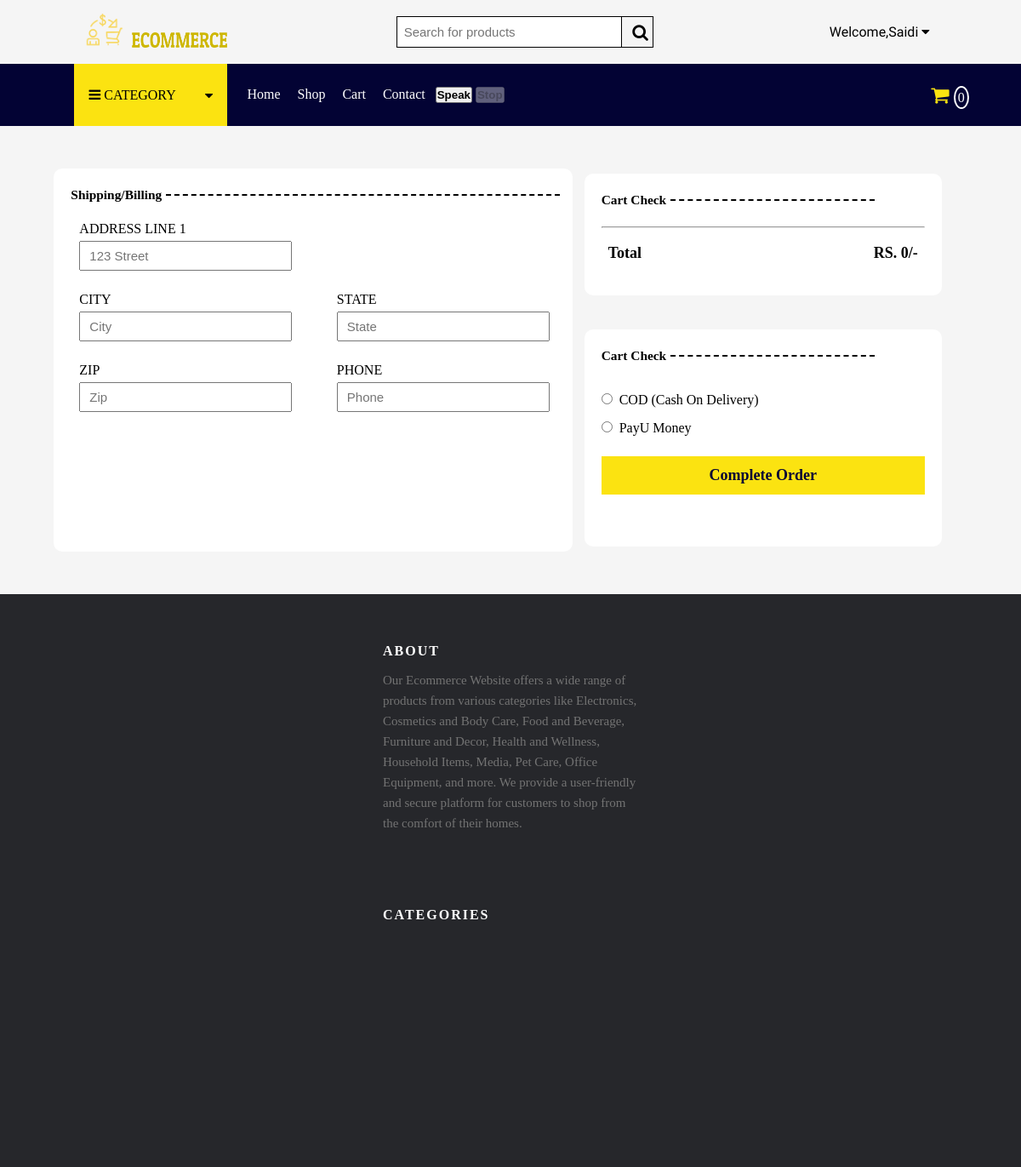
The app's page /checkout/ (signed in, upper part), older data.
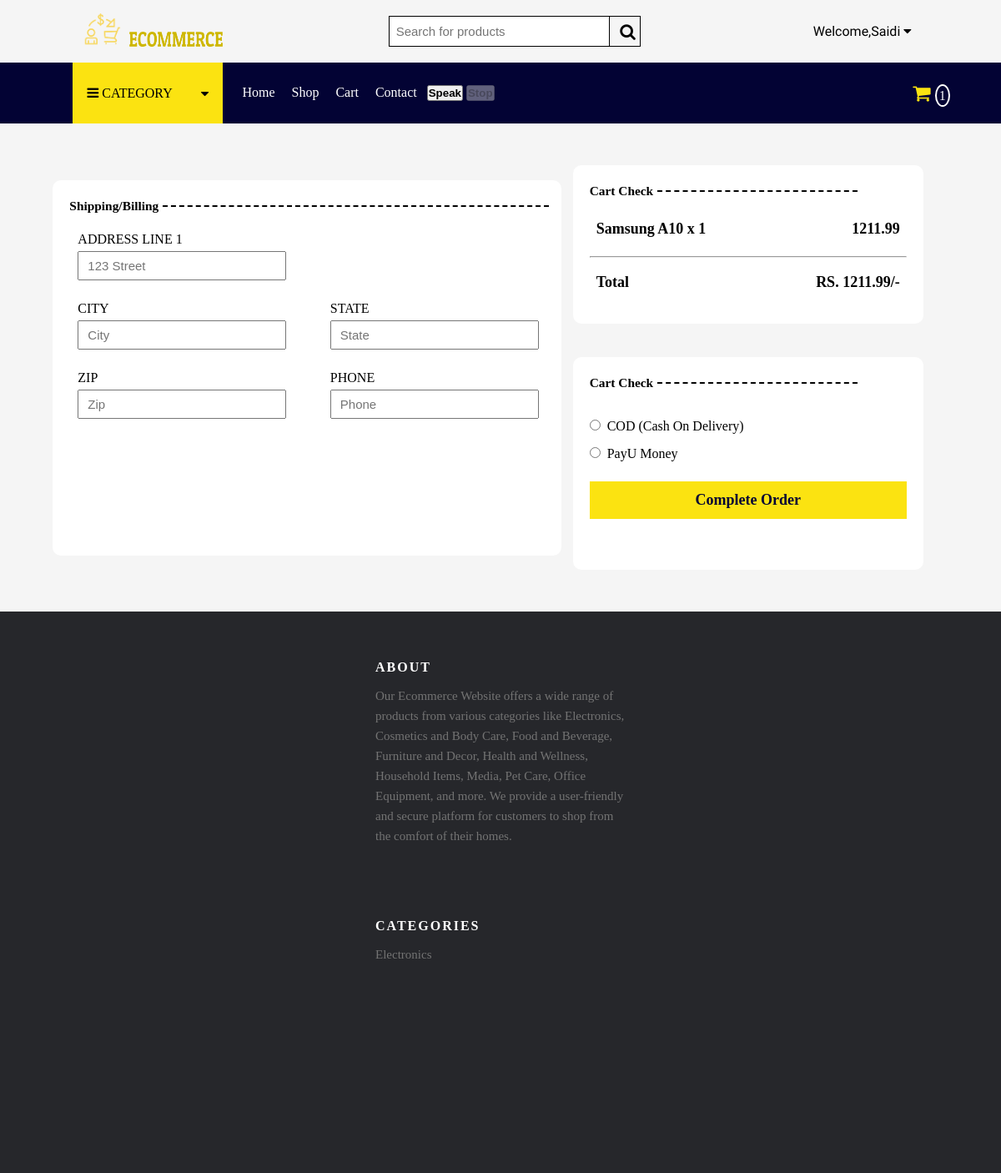
The same page, newer data.
### store/models.py (models this page shows, shortened)
class CartItem(models.Model):
    cart = models.ForeignKey(Cart, on_delete=models.CASCADE)
    product = models.ForeignKey(Product, on_delete=models.CASCADE)
    quantity = models.IntegerField()

class Product(models.Model):
    name = models.CharField(max_length=255)
    description = models.TextField()
    price = models.DecimalField(max_digits=10, decimal_places=2)
    image = CloudinaryField("image")
    category = models.ForeignKey(Category, on_delete=models.CASCADE)
    stock_count = models.IntegerField()

class Category(models.Model):
    name = models.CharField(max_length=100)
    description = models.TextField()
    image = CloudinaryField("image")

### store/views.py (the view)
# urls.py: path('checkout/', views.checkout, name="Checkout"),
def checkout(request):
    intro_text = introText("Check Out Page")
    if request.user.is_authenticated:
        categories = Category.objects.all()
        context = {'fname': request.user.first_name, 'categories': categories}
        if request.user.street != None:
            context.update({
                'street': request.user.street,
                'city': request.user.city,
                'state': request.user.state,
                'zipcode': request.user.zipcode,
                'phone': request.user.phone_number
            })
        cart_items, cart_count = get_cart_items_and_count(request.user)
        context.update({
            'citems': cart_items,
            'count': cart_count,
            'cart_total': sum(item.product.price * item.quantity for item in cart_items),
            'intro_text': intro_text
        })
        return render(request, 'checkout.html', context)
    else:
        return error_403(request)

### store/speech_commander.py (called while the page is built)
def introText(page_name):
    prompt_for_gemini_api = f"Provide for me a short but brief welcome message for the {page_name} in my Ecommerce website"
    response = model.generate_content(prompt_for_gemini_api)
    value = response.text
    return value

### store/templatetags/math_filters.py (called while the page is built)
@register.filter
def multiply(value, arg):
    return value * arg

### store/views.py (called while the page is built)
def get_cart_items_and_count(user):
    cart = Cart.objects.filter(user=user).first()
    cart_items = []
    cart_count = 0
    if cart:
        cart_items = CartItem.objects.filter(cart=cart)
        cart_count = cart_items.aggregate(Sum('quantity'))[
            'quantity__sum'] or 0
    return cart_items, cart_count

### store/templates/checkout.html (shortened to what the changed rows need)
<!DOCTYPE html>
{% load static %}{% load math_filters %}{% csrf_token %}
<html lang="en">
<head>
  <link rel="stylesheet" href="{% static 'CSS/style.css' %}" />
  <link rel="stylesheet" href="{% static 'CSS/checkoutstyle.css' %}" />
  <link rel="stylesheet" href="https://use.fontawesome.com/releases/v5.5.0/css/all.css"
>
  <link rel="stylesheet" href="https://cdnjs.cloudflare.com/ajax/libs/font-awesome/4.7.0/css/font-awesome.min.css">
</head>
<body>
  <header>
    <nav class="outernav">
      <nav class="addtionalnav" id="addnav">
        <div class="optionlogo">
          <a href="/cart">
            <i class="fa fa-shopping-cart"></i>
            <span>{% if count %} {{count}} {% else %} 0 {% endif %}</span>
          </a>
        </div>
      </nav>
    </nav>
  </header>
  <main class="main">
    <div class="totalpayment" style="height: auto;">
      <div class="totalcheck" style="height: auto;">
        {% if citems %} {% for item in citems %}
        <div class="allprices">
          <span>{{item.product.name}} x {{item.quantity}}</span>
          <span class="subtotal">{{ item.product.price|multiply:item.quantity }}</span>
        </div>
        {%endfor%} {%endif%}
        <div class="total">
          <span>Total</span>
          <span class="maintotal">RS. {{cart_total}}/-</span>
        </div>
      </div>
    </div>
  </main>
  <footer class="site-footer">
    <div class="footer-container">
      <div class="row">
        <div class="footer-inner-container">
          <ul class="footer-links">
            {% if categories %} {% for category in categories %}
                <li>
                  <a href="/search/?category={{category.id}}"
                    >{{category.name}}</a
                  >
                </li>
                {% endfor %} {% endif %}
          </ul>
        </div>
      </div>
    </div>
  </footer>
</body>
</html>

Row changes from the older to the newer data that the page shows:
added CartItem: product.name "Samsung A10", quantity "1", product.price|multiply "1211.99"
added Category: name "Electronics"
Text that changed along with them:
{{ count }}: (not shown) → "1"
{{ cart_total }}: "0" → "1211.99"
text no longer shown: "0"
